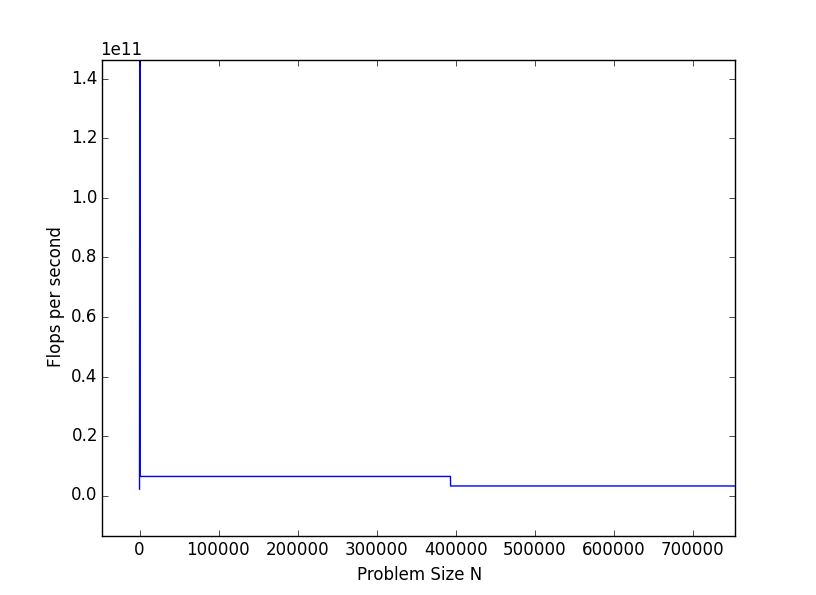

Write the Python code that produced this figure.
import matplotlib.pyplot as plt
import math

peak_flop_rate   = 153600000000
memory_bandwidth = 25600000000
L3_size          = 6*pow(2,20)

N = range(1,L3_size/8)
flops = []
for n in N:
	if n < 72:
		flops.append( n / 12.0 * memory_bandwidth)
	elif n <= 512:
		flops.append( peak_flop_rate)
	elif n <= L3_size/16.0:
		flops.append( memory_bandwidth/4.0)
	else:
		flops.append( memory_bandwidth/8.0)

plt.plot(N,flops)
plt.xlabel('Problem Size N')
plt.ylabel('Flops per second')
plt.show() 
